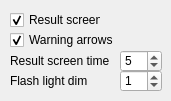
   <widget class="QWidget" name="tab_19">
    <attribute name="title">
     <string>Gameplay</string>
    </attribute>
    <widget class="QCheckBox" name="resultscreen">
     <property name="geometry">
      <rect>
       <x>10</x>
       <y>10</y>
       <width>91</width>
       <height>20</height>
      </rect>
     </property>
     <property name="text">
      <string>Result screen</string>
     </property>
     <property name="checked">
      <bool>true</bool>
     </property>
    </widget>
    <widget class="QLabel" name="label_38">
     <property name="geometry">
      <rect>
       <x>10</x>
       <y>50</y>
       <width>101</width>
       <height>21</height>
      </rect>
     </property>
     <property name="text">
      <string>Result screen time</string>
     </property>
    </widget>
    <widget class="QSpinBox" name="resultscreentime">
     <property name="geometry">
      <rect>
       <x>120</x>
       <y>50</y>
       <width>42</width>
       <height>22</height>
      </rect>
     </property>
     <property name="maximum">
      <number>10</number>
     </property>
     <property name="value">
      <number>5</number>
     </property>
    </widget>
    <widget class="QLabel" name="label_39">
     <property name="geometry">
      <rect>
       <x>10</x>
       <y>70</y>
       <width>111</width>
       <height>21</height>
      </rect>
     </property>
     <property name="text">
      <string>Flash light dim</string>
     </property>
    </widget>
    <widget class="QSpinBox" name="flashlightdim">
     <property name="geometry">
      <rect>
       <x>120</x>
       <y>70</y>
       <width>42</width>
       <height>22</height>
      </rect>
     </property>
     <property name="value">
      <number>1</number>
     </property>
    </widget>
    <widget class="QCheckBox" name="warningerrors">
     <property name="geometry">
      <rect>
       <x>10</x>
       <y>30</y>
       <width>111</width>
       <height>20</height>
      </rect>
     </property>
     <property name="text">
      <string>Warning arrows</string>
     </property>
     <property name="checked">
      <bool>true</bool>
     </property>
    </widget>
   </widget>
